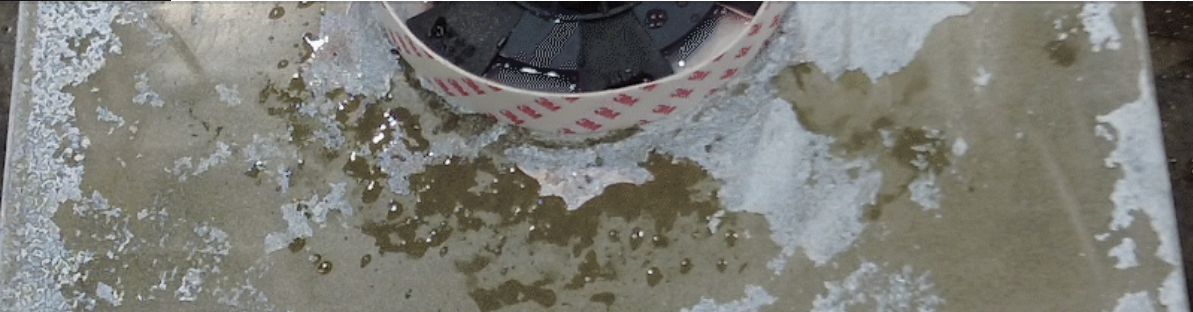
#> input picture prompts/shorts/drain-trap/ref-07-drain-test.png, 1193 x 312 px
$ python -i mg_principle.py   (imports and definitions only)
#> lines starting #> are read from the running program, lines starting #| are printed output that depends on the picture
# 원리 설명 모션그래픽 (실제 제품 이미지를 그대로 사용 — 트랩 형상은 절대 AI로 다시 그리지 않음)
# build_v6.py 에서 import 해서 사용. 배경·낙엽·콘크리트 질감만 AI 이미지.
import math, random, subprocess
from PIL import Image, ImageDraw, ImageFont, ImageFilter

W, H, FPS = 1080, 1920, 30
FONT = 'fonts/NotoSansCJKkr-Bold.otf'
MODE = 'video'   # 'video' | 'clean' | 'labels'


def font(sz):
    return ImageFont.truetype(FONT, sz)


def rgba(p):
#> called with p = 'ref-07-drain-test.png'
    return Image.open(p).convert('RGBA')


def trim(im):
    bb = im.getchannel('A').getbbox()
    return im.crop(bb) if bb else im


def scale_w(im, w):
    return im.resize((w, max(1, int(im.height * w / im.width))), Image.LANCZOS)


# [42 lines left out: functions cover, encode, chip, tag, pointer, not called in this run]


def ease(t):
    t = max(0.0, min(1.0, t)); return 1 - (1 - t) ** 3


# [6 lines left out: function rain, not called in this run]


def leaf_sprites(path, k=6):
    """흰 배경 위 낙엽 사진 → 낱장 스프라이트"""
    im = rgba(path)
    small = im.convert('L').resize((200, 200))
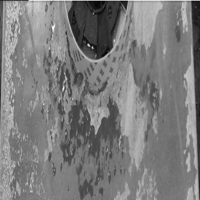
#> small: PIL image 200x200 L; min 0, max 251, mean 124.2
    px = small.load()
    seen = [[False] * 200 for _ in range(200)]
    boxes = []
    for y in range(200):
        for x in range(200):
            if seen[y][x] or px[x, y] > 215:
                continue
            st = [(x, y)]; seen[y][x] = True; x0 = x1 = x; y0 = y1 = y; cnt = 0
            while st:
                cx, cy = st.pop(); cnt += 1
                x0, x1, y0, y1 = min(x0, cx), max(x1, cx), min(y0, cy), max(y1, cy)
                for nx, ny in ((cx + 1, cy), (cx - 1, cy), (cx, cy + 1), (cx, cy - 1)):
                    if 0 <= nx < 200 and 0 <= ny < 200 and not seen[ny][nx] and px[nx, ny] <= 215:
                        seen[ny][nx] = True; st.append((nx, ny))
            if cnt > 40:
                boxes.append((cnt, x0, y0, x1, y1))
    boxes.sort(reverse=True)
    sx, sy = im.width / 200, im.height / 200
#> sx = 5.96; sy = 1.56
    out = []
    for _, x0, y0, x1, y1 in boxes[:k]:
        c = im.crop((int(x0 * sx) - 4, int(y0 * sy) - 4, int((x1 + 1) * sx) + 4, int((y1 + 1) * sy) + 4))
        a = c.convert('L').point(lambda v: 0 if v > 225 else 255).filter(ImageFilter.GaussianBlur(1))
        c.putalpha(a); out.append(trim(c))
#> this loop made 1 pass
#> bb in trim on pass 1: (0, 0, 1201, 320)
#> pass 1, in leaf_sprites, `c = im.crop((int(x0 * sx) - 4, int(y0 * sy) - 4, int((x1 + 1) * sx) + ..`:
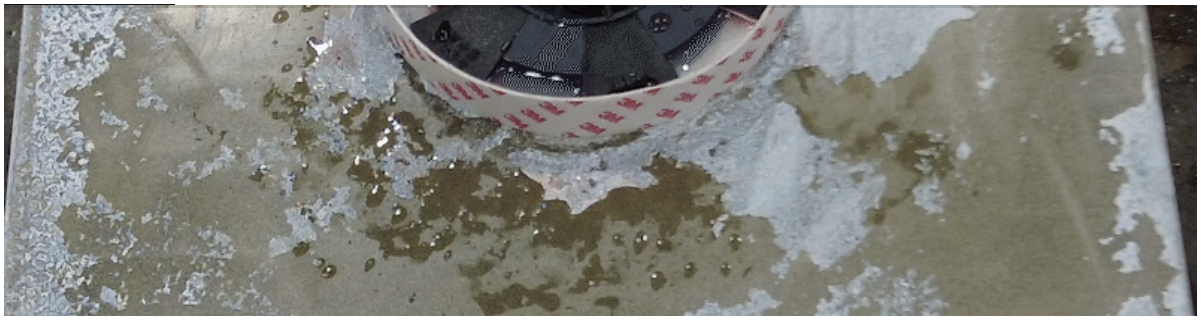
#> c: PIL image 1201x320 RGBA; mean R, G, B, A 120.9, 121, 114.9, 247; transparent parts drawn white
#> pass 1, in leaf_sprites, `a = c.convert('L').point(lambda v: 0 if v > 225 else 255).filter(Image..`:
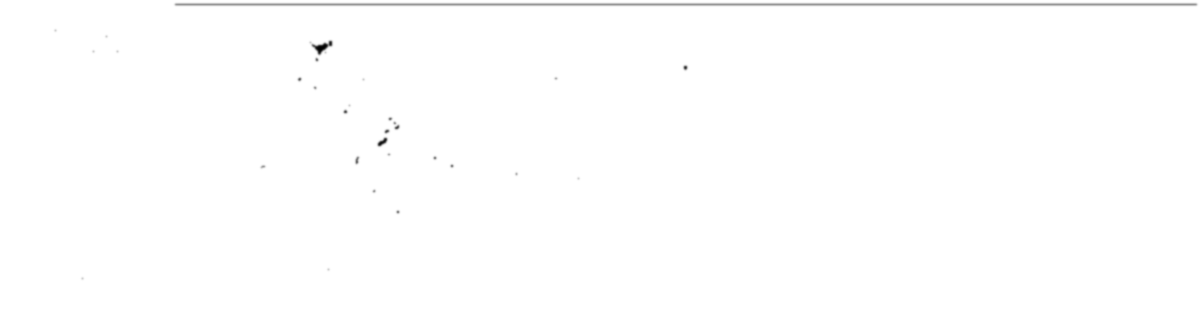
#> a: PIL image 1201x320 L; min 0, max 255, mean 254.2
#> after the loop:
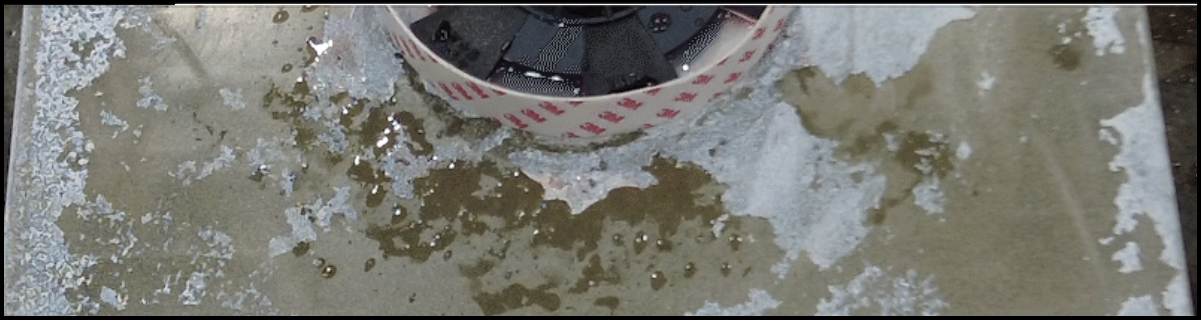
#> c: PIL image 1201x320 RGBA; mean R, G, B, A 120.9, 121, 114.9, 254.2; transparent parts drawn white
#> after the loop, out = 1 item
    print('leaves', len(out), flush=True)
#| leaves 1
    return out


# ① 밖에서 큰 이물질: 실제 제품 사진 + 떨어져 걸리는 낙엽 + 옆으로 빠지는 물길
# [186 lines left out: functions mg_outside, mg_inside, mg_deep, not called in this run]

>>> result = leaf_sprites('ref-07-drain-test.png')
#> result = 1 item
